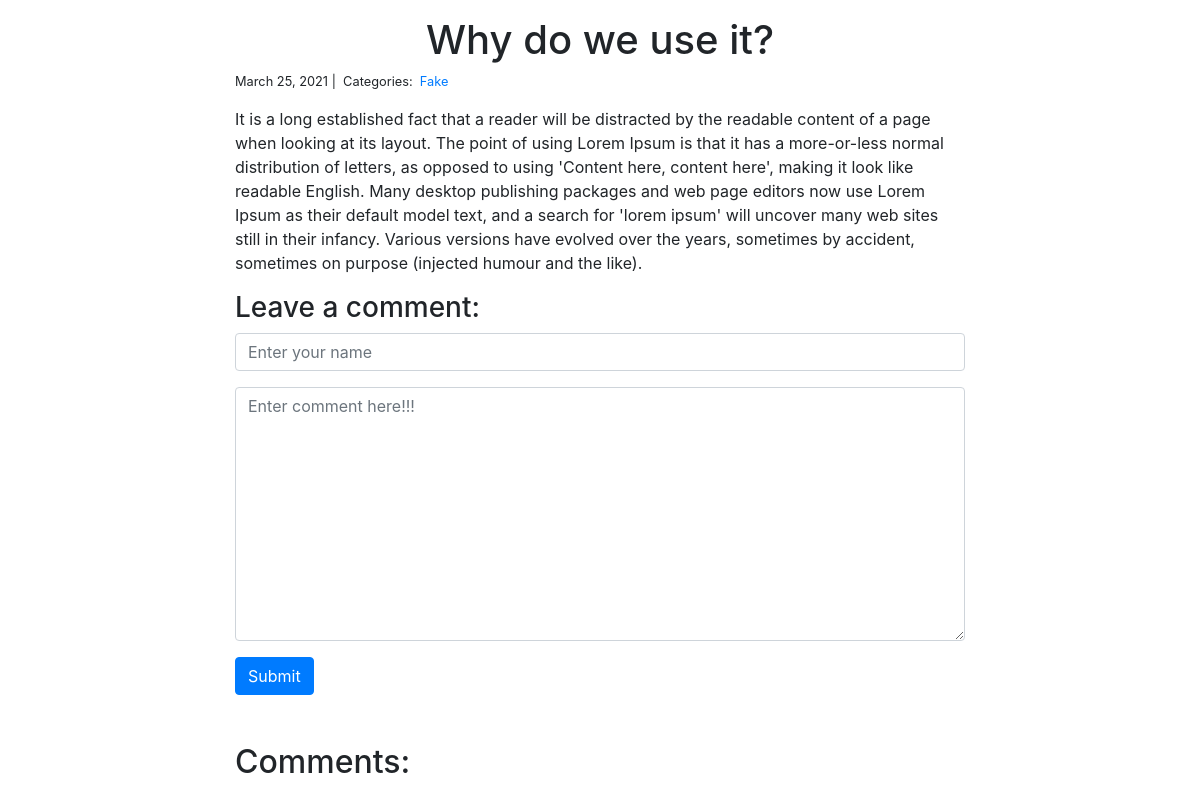
The app's page /blog/2/ with its own data.
### blog/models.py (models this page shows)
class Post(models.Model):
    title = models.CharField(max_length=255)
    body = models.TextField()
    created_on = models.DateTimeField(auto_now_add=True)
    last_modified = models.DateTimeField(auto_now=True)
    category = models.ManyToManyField(Category, related_name='posts')

class Category(models.Model):
    name = models.CharField(max_length=25)

### blog/views.py (the view, shortened to what this page needs)
# urls.py: path('<int:pk>/', views.details, name='details'),
def details(request, pk):
    post = Post.objects.get(pk=pk)
    form = CommentForm()
    comments = Comment.objects.filter(post=post)
    context = {
        'post': post,
        'comments': comments,
        'form': form
    }
    return render(request, 'details.html', context)

### blog/forms.py
class CommentForm(forms.Form):
    author = forms.CharField(
        max_length=60,
        widget=forms.TextInput(attrs={
            'class': 'form-control',
            'placeholder': 'Enter your name'
        })
    )
    body = forms.CharField(
        widget=forms.Textarea(attrs={
            'class': 'form-control',
            'placeholder': 'Enter comment here!!!'
        })
    )

### blog/templates/details.html (shortened to what this page needs)
{% extends 'base.html' %}
{% block page_content %}
<div class="container">
    <div class="row">
        <div class="col-md-2"></div>
        <div class="col-md-8">
            <div class="post my-3">
                <h1 class="text-center">{{ post.title }}</h1>
                <small>
                    {{ post.created_on.date }} |&nbsp;
                    Categories:&nbsp;
                    {% for category in post.category.all %}
                    <a href="{% url 'blog_category' category.name %}">
                        {{ category.name }}
                    </a>&nbsp;
                    {% endfor %}
                </small>
                <p>{{ post.body | linebreaks }}</p>
                <h3>Leave a comment: </h3>
                <form action="/blog/{{ post.pk }}/" method="post">
                    <div class="form-group">
                        {{ form.author }}
                    </div>
                    <div class="form-group">
                        {{ form.body }}
                    </div>
                    <button type="submit" class="btn btn-primary">Submit</button>
                </form>
            </div>
            <div class="comments mt-5">
                <h2>Comments: </h2>
            </div>
        </div>
    </div>
</div>
{% endblock %}

### records on screen
Post: title "Why do we use it?", created_on "March 25, 2021", body "It is a long established fact that a reader will be distracted by the readable content of a page when looking at its layout. The point of using Lorem Ipsum is that it has a more-or-less normal distribution of letters, as opposed to using 'Content here, content here', making it look like readable English. Many desktop publishing packages and web page editors now use Lorem Ipsum as their default model text, and a search for 'lorem ipsum' will uncover many web sites still in their infancy. Various versions have evolved over the years, sometimes by accident, sometimes on purpose (injected humour and the like)."
Category: name "Fake"
